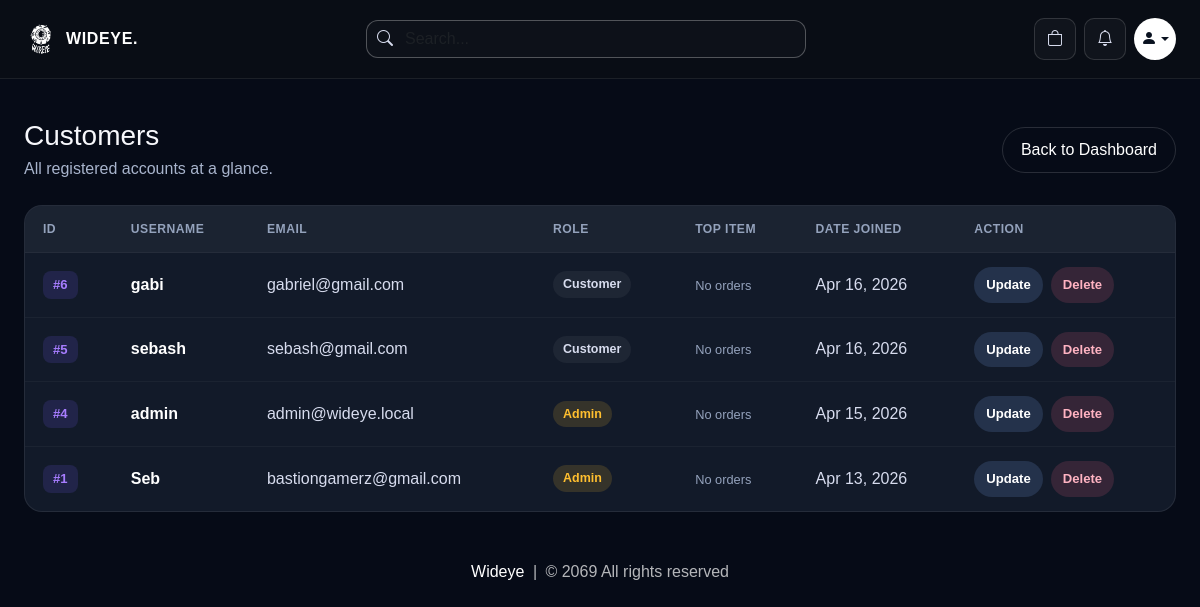
Page /customers (signed in) on the committed database.
### website/models.py (models this page shows, shortened)
class Customer(db.Model, UserMixin):
    id = db.Column(db.Integer, primary_key=True)
    email = db.Column(db.String(100), unique=True)
    username = db.Column(db.String(100))
    password_hash = db.Column(db.String(150))
    is_admin = db.Column(db.Boolean, default=False, nullable=False)
    face_profile_name = db.Column(db.String(100))
    usual_product_id = db.Column(db.Integer, db.ForeignKey('product.id'), nullable=True)
    date_joined = db.Column(db.DateTime(), default=datetime.utcnow)
    cart_items = db.relationship('Cart', backref=db.backref('customer', lazy=True))
    orders = db.relationship('Order', backref=db.backref('customer', lazy=True))
    usual_product = db.relationship('Product', foreign_keys=[usual_product_id])
    usual_items = db.relationship(
        'UsualOrderItem',
        backref=db.backref('customer', lazy=True),
        cascade='all, delete-orphan',
        order_by='UsualOrderItem.id'
    )
    @property
    def password(self):
        raise AttributeError('Password is not a readable Attribute')

### website/admin.py (the view)
@admin.route('/customers')
@login_required
def display_customers():
    if current_user_is_admin():
        customers = Customer.query.order_by(Customer.date_joined.desc(), Customer.id.desc()).all()
        top_items = {}
        for customer in customers:
            stats = get_customer_order_stats(customer.id)
            top_items[customer.id] = stats[0] if stats else None
        return render_template('customers.html', customers=customers, top_items=top_items)
    return render_template('404.html')

### website/admin.py (called while the page is built, shortened)
def current_user_is_admin():
    return current_user.is_authenticated and bool(getattr(current_user, 'is_admin', False))

def get_customer_order_stats(customer_id):
    rows = (
        db.session.query(
            Order.product_link,
            func.sum(Order.quantity).label('total_qty'),
            func.count(Order.id).label('order_count'),
            func.max(Order.date_placed).label('last_ordered'),
        )
        .filter(Order.customer_link == customer_id)
        .group_by(Order.product_link)
        .order_by(func.sum(Order.quantity).desc())
        .all()
    )
    stats = []
    return stats

### website/templates/customers.html (shortened to what this page needs)
{% extends 'base.html' %}
{% block body %}
<div class="wideye-shell py-4">
    <div class="d-flex flex-wrap align-items-center justify-content-between gap-3 mb-4">
        <div>
            <h1 class="h3 mb-1">Customers</h1>
            <p style="color:#a8b4cc;" class="mb-0">All registered accounts at a glance.</p>
        </div>
        <a href="/admin-page" style="border:1px solid rgba(255,255,255,0.14);border-radius:999px;padding:10px 18px;color:#fff;">Back to Dashboard</a>
    </div>
    {% if customers | length < 1 %}
    <div class="text-center py-5">
        <h3>No customers yet.</h3>
    </div>
    {% else %}
    <div class="wideye-table-wrap">
        <table class="wideye-table">
            <thead>
                <tr>
                    <th>ID</th>
                    <th>Username</th>
                    <th>Email</th>
                    <th>Role</th>
                    <th>Top Item</th>
                    <th>Date Joined</th>
                    <th>Action</th>
                </tr>
            </thead>
            <tbody>
                {% for customer in customers %}
                <tr>
                    <td><span class="wideye-id-badge">#{{ customer.id }}</span></td>
                    <td style="color:#fff;font-weight:600;">{{ customer.username }}</td>
                    <td>{{ customer.email }}</td>
                    <td>
                        <span class="wideye-customer-role {% if customer.is_admin %}admin{% endif %}">
                            {% if customer.is_admin %}Admin{% else %}Customer{% endif %}
                        </span>
                    </td>
                    <td>
                        {% set top = top_items.get(customer.id) %}
                        {% if top %}
                        <div style="display:flex;align-items:center;gap:8px;">
                            <img src="{{ top.product.product_picture.split(',')[0].strip() if top.product.product_picture else '/media/default.jpg' }}"
                                 style="width:30px;height:30px;object-fit:cover;border-radius:6px;flex-shrink:0;" alt="">
                            <div>
                                <div style="color:#f6f7fb;font-size:0.82rem;font-weight:600;white-space:nowrap;max-width:140px;overflow:hidden;text-overflow:ellipsis;">{{ top.product.product_name }}</div>
                                <div style="color:#94a2bc;font-size:0.72rem;">{{ top.total_qty }} units</div>
                            </div>
                        </div>
                        {% else %}
                        <span style="color:#94a2bc;font-size:0.8rem;">No orders</span>
                        {% endif %}
                    </td>
                    <td>{{ customer.date_joined.strftime('%b %d, %Y') if customer.date_joined else 'N/A' }}</td>
                    <td>
                        <div class="wideye-customer-actions">
                            <a href="/update-customer/{{ customer.id }}" class="wideye-customer-action edit">Update</a>
                            <a href="/delete-customer/{{ customer.id }}" class="wideye-customer-action delete" onclick="return confirm('Delete {{ customer.username }}? This will remove their account data.');">Delete</a>
                        </div>
                    </td>
                </tr>
                {% endfor %}
            </tbody>
        </table>
    </div>
    {% endif %}
</div>
{% endblock %}

### website/templates/base.html (style rules this page uses)
* { box-sizing: border-box; }
html { -webkit-text-size-adjust: 100%; }
body { background: #060b17; color: #f6f7fb; min-height: 100vh; font-family: Arial, Helvetica, sans-serif; overflow-x: hidden; }
a { text-decoration: none; }
.wideye-shell { width: min(calc(100% - clamp(1rem, 4vw, 3rem)), 1280px); margin: 0 auto; }

### website/templates/customers.html (style rules this page uses)
.wideye-table-wrap { background: #121a29; border: 1px solid rgba(255, 255, 255, 0.08); border-radius: 18px; overflow: hidden; }
.wideye-table { width: 100%; border-collapse: collapse; margin: 0; }
.wideye-table thead { background: rgba(255, 255, 255, 0.04); }
.wideye-table th { padding: 14px 18px; font-size: 0.76rem; text-transform: uppercase; letter-spacing: 0.04em; color: #94a2bc; font-weight: 600; border-bottom: 1px solid rgba(255, 255, 255, 0.08); }
.wideye-table td { padding: 14px 18px; color: #d7dcee; border-bottom: 1px solid rgba(255, 255, 255, 0.04); }
.wideye-table tbody tr:last-child td { border-bottom: none; }
.wideye-id-badge { background: rgba(123, 97, 255, 0.15); color: #a77dff; font-weight: 700; font-size: 0.82rem; padding: 4px 10px; border-radius: 8px; display: inline-block; }
.wideye-customer-role { display: inline-flex; align-items: center; gap: 6px; padding: 4px 10px; border-radius: 999px; font-size: 0.78rem; font-weight: 700; background: rgba(255, 255, 255, 0.05); color: #d7dcee; }
.wideye-customer-role.admin { background: rgba(255, 191, 47, 0.15); color: #ffbf2f; }
.wideye-customer-actions { display: flex; flex-wrap: wrap; gap: 8px; }
.wideye-customer-action { display: inline-flex; align-items: center; justify-content: center; padding: 8px 12px; border-radius: 999px; font-weight: 700; font-size: 0.82rem; white-space: nowrap; }
.wideye-customer-action.edit { background: #24324b; color: #ffffff; }
.wideye-customer-action.delete { background: rgba(255, 99, 132, 0.15); color: #ffb3c2; }

### rows in the picture
Customer: id "6", username "gabi", email "gabriel@gmail.com", is_admin "Customer", date_joined "Apr 16, 2026"
Customer: id "5", username "sebash", email "sebash@gmail.com", is_admin "Customer", date_joined "Apr 16, 2026"
Customer: id "4", username "admin", email "admin@wideye.local", is_admin "Admin", date_joined "Apr 15, 2026"
Customer: id "1", username "Seb", email "bastiongamerz@gmail.com", is_admin "Admin", date_joined "Apr 13, 2026"
